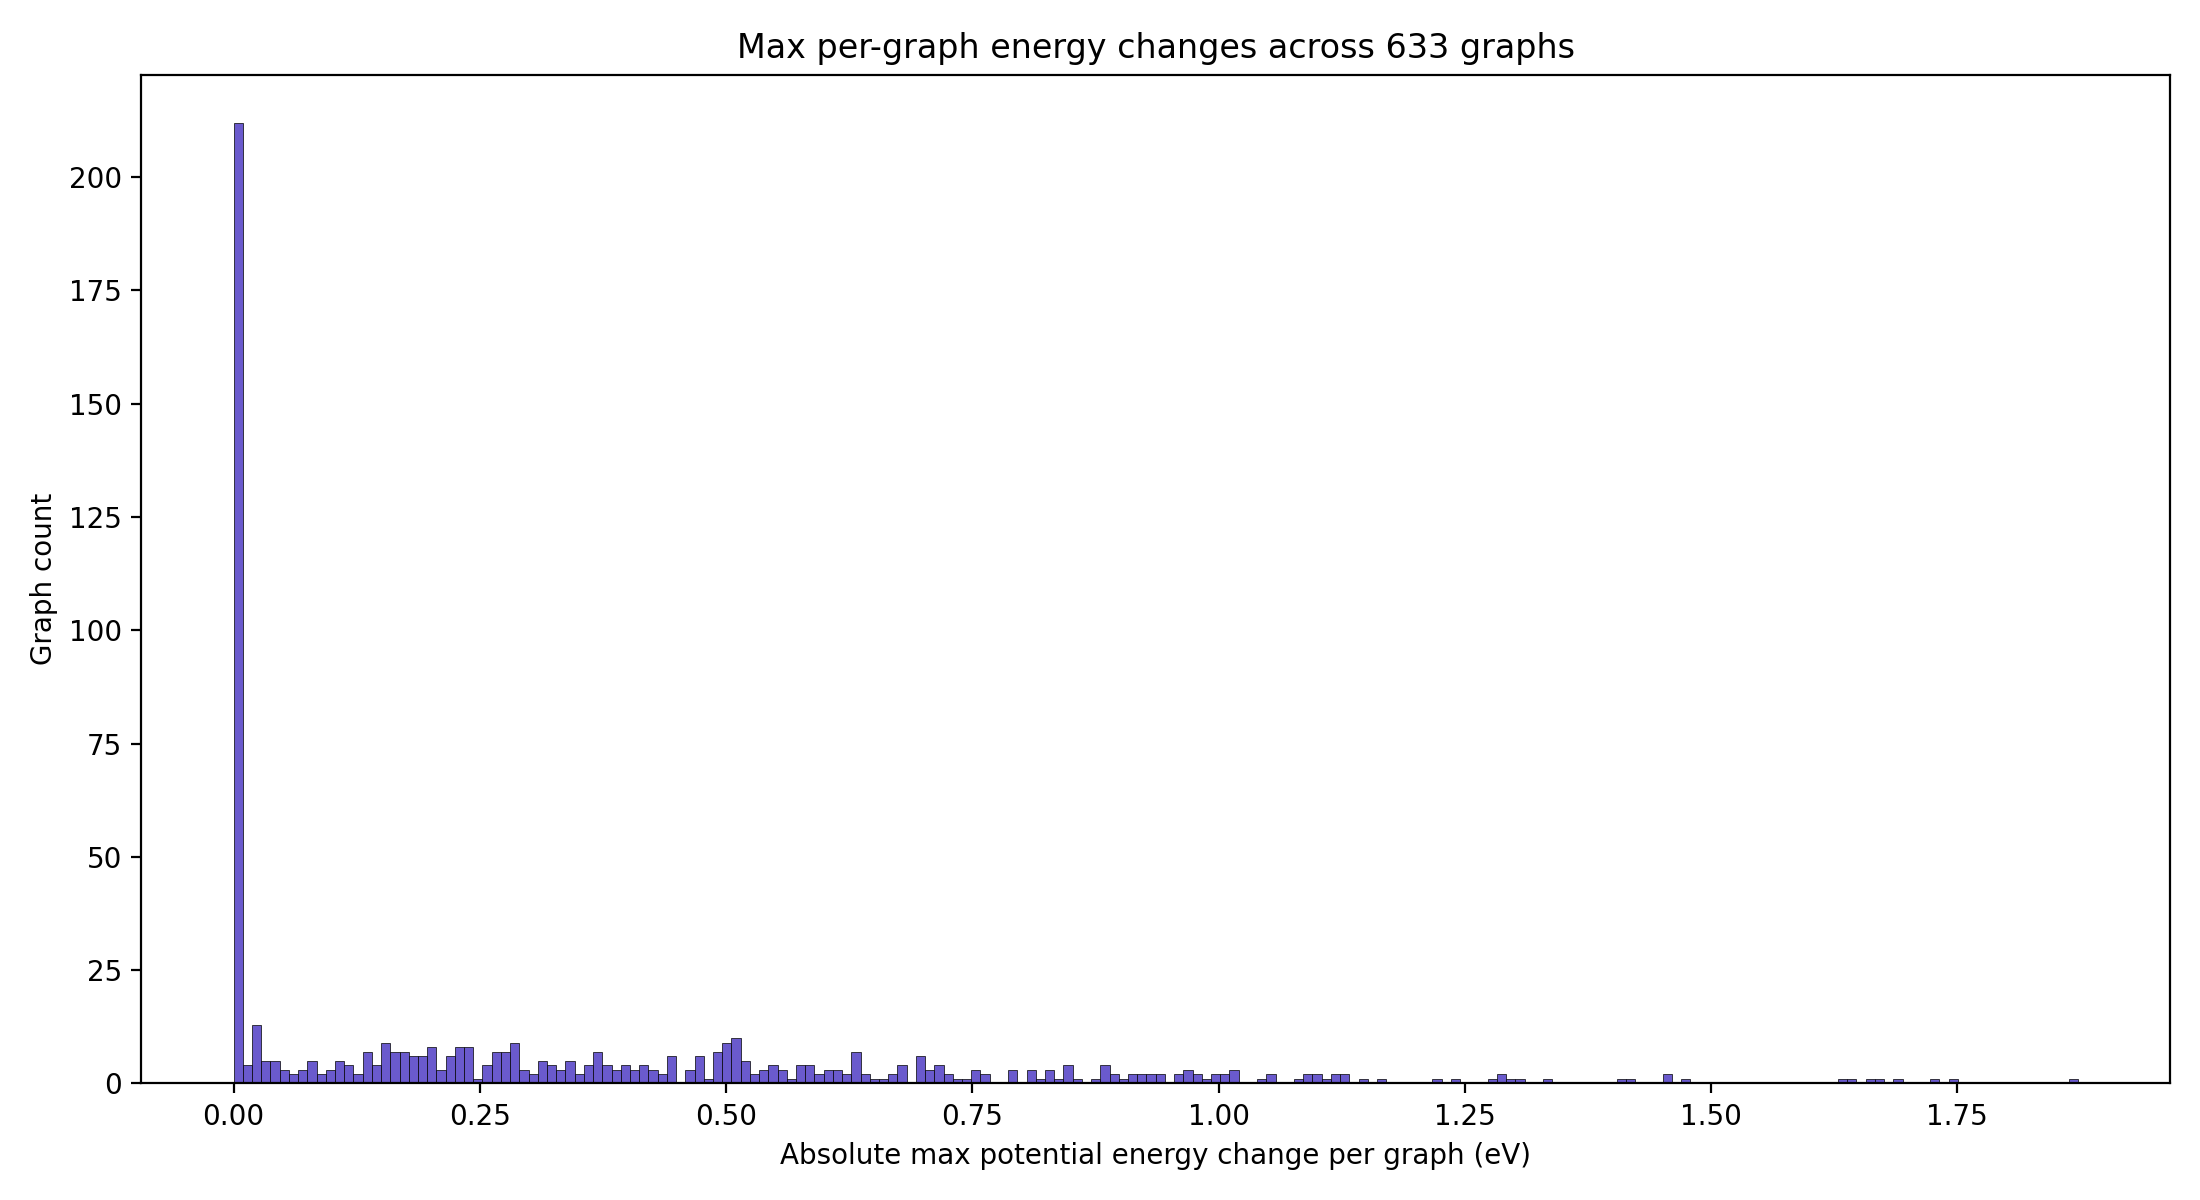

Here is the Python script that generated this plot:
import argparse
import os
import re
from typing import Dict, List, Optional, Tuple

import matplotlib.pyplot as plt
import numpy as np
from ovito.io import import_file

FILENAME_RE = re.compile(
    r"^(relaxed|unrelaxed)_(\d+)-(\d+)-(\d+)-([^.]+)\.(data|dump)$"
)

PE_PROPERTY_CANDIDATES = [
    "c_pe_potential_energy",
    "c_pe_potential_energy[1]",
    "pe_potential_energy",
]


def _parse_defect_filename(filename: str) -> Optional[Dict[str, str]]:
    match = FILENAME_RE.match(filename)
    if not match:
        return None
    return {
        "relax_state": match.group(1),
        "defect_id": int(match.group(2)),
        "from_type": int(match.group(3)),
        "to_type": int(match.group(4)),
        "wyckoff": match.group(5),
        "ext": match.group(6),
    }


def _get_property_array(particles, candidates: List[str]) -> Optional[np.ndarray]:
    for name in candidates:
        if name in particles:
            return np.asarray(particles[name])
    return None


def _get_particle_ids(data) -> np.ndarray:
    if data.particles.identifiers is not None and len(data.particles.identifiers) > 0:
        return np.asarray(data.particles.identifiers)
    if "Particle Identifier" in data.particles:
        return np.asarray(data.particles["Particle Identifier"])
    return np.arange(1, data.particles.count + 1, dtype=int)


def _iter_valid_simulation_folders(simulations_dir: str) -> List[str]:
    folders: List[str] = []
    for folder in sorted(os.listdir(simulations_dir)):
        if folder.endswith("_MIN"):
            continue
        folder_path = os.path.join(simulations_dir, folder)
        if not os.path.isdir(folder_path):
            continue
        file_count = len(
            [
                f
                for f in os.listdir(folder_path)
                if os.path.isfile(os.path.join(folder_path, f))
            ]
        )
        if file_count != 52:
            continue
        folders.append(folder_path)
    return folders


def _max_energy_change_for_pair(
    unrelaxed_dump_path: str,
    relaxed_dump_path: str,
    use_absolute: bool,
) -> Tuple[Optional[float], int]:
    pipeline = import_file(unrelaxed_dump_path)
    data = pipeline.compute()
    particle_ids = _get_particle_ids(data)
    per_atom_pe = _get_property_array(data.particles, PE_PROPERTY_CANDIDATES)
    if per_atom_pe is None:
        raise ValueError(f"Missing per-atom potential energy in {unrelaxed_dump_path}")

    relaxed_pipeline = import_file(relaxed_dump_path)
    relaxed_data = relaxed_pipeline.compute()
    relaxed_ids = _get_particle_ids(relaxed_data)
    relaxed_pe = _get_property_array(relaxed_data.particles, PE_PROPERTY_CANDIDATES)
    if relaxed_pe is None:
        raise ValueError(f"Missing per-atom potential energy in {relaxed_dump_path}")

    relaxed_pe_by_id = {
        int(pid): float(relaxed_pe[idx]) for idx, pid in enumerate(relaxed_ids)
    }

    max_change = None
    missing_relaxed = 0
    for idx, pid in enumerate(particle_ids):
        relaxed_value = relaxed_pe_by_id.get(int(pid))
        if relaxed_value is None:
            missing_relaxed += 1
            continue
        delta = relaxed_value - float(per_atom_pe[idx])
        if use_absolute:
            delta = abs(delta)
        if max_change is None or delta > max_change:
            max_change = float(delta)

    return max_change, missing_relaxed


def collect_max_energy_changes(
    simulations_dir: str,
    use_absolute: bool,
) -> Tuple[np.ndarray, Dict[str, int]]:
    max_changes: List[float] = []
    stats = {
        "folders_considered": 0,
        "pairs_used": 0,
        "pairs_without_hits": 0,
        "missing_relaxed_atoms": 0,
    }

    for folder_path in _iter_valid_simulation_folders(simulations_dir):
        stats["folders_considered"] += 1
        data_files: List[Tuple[str, Dict[str, str]]] = []
        for filename in os.listdir(folder_path):
            if not filename.endswith(".data"):
                continue
            parsed = _parse_defect_filename(filename)
            if parsed is None:
                continue
            data_files.append((filename, parsed))

        if not data_files:
            continue

        for filename, parsed in data_files:
            if parsed["relax_state"] != "unrelaxed":
                continue
            base_name = filename[:-5]
            dump_path = os.path.join(folder_path, f"{base_name}.dump")
            if not os.path.exists(dump_path):
                continue

            base_key = (
                f"{parsed['defect_id']}-{parsed['from_type']}-"
                f"{parsed['to_type']}-{parsed['wyckoff']}"
            )
            relaxed_dump_path = os.path.join(folder_path, f"relaxed_{base_key}.dump")
            if not os.path.exists(relaxed_dump_path):
                continue

            max_change, missing_relaxed = _max_energy_change_for_pair(
                dump_path,
                relaxed_dump_path,
                use_absolute=use_absolute,
            )
            stats["missing_relaxed_atoms"] += missing_relaxed
            stats["pairs_used"] += 1
            if max_change is None:
                stats["pairs_without_hits"] += 1
                continue
            max_changes.append(max_change)

    return np.asarray(max_changes, dtype=float), stats


def plot_histogram(
    max_changes: np.ndarray,
    output_path: str,
    bins: int,
    use_absolute: bool,
    dpi: int,
) -> None:
    if max_changes.size == 0:
        raise ValueError("No max-change values collected; nothing to plot.")

    plt.figure(figsize=(11, 6))
    plt.hist(
        max_changes,
        bins=bins,
        color="slateblue",
        edgecolor="black",
        linewidth=0.25,
    )
    label = "Absolute" if use_absolute else "Signed"
    plt.xlabel(f"{label} max potential energy change per graph (eV)")
    plt.ylabel("Graph count")
    plt.title(f"Max per-graph energy changes across {max_changes.size} graphs")
    plt.tight_layout()
    plt.savefig(output_path, dpi=dpi)
    plt.close()


def main() -> None:
    parser = argparse.ArgumentParser(
        description="Histogram of the maximum per-atom energy change per graph."
    )
    root_dir = os.path.dirname(os.path.abspath(__file__))
    parser.add_argument(
        "--simulations-dir",
        default=os.path.join(root_dir, "SIMULATIONS"),
        help="Path to the SIMULATIONS directory.",
    )
    parser.add_argument(
        "--output",
        default=os.path.join(root_dir, "energy_change_max_histogram.png"),
        help="Output PNG path for the histogram.",
    )
    parser.add_argument(
        "--bins",
        type=int,
        default=200,
        help="Number of histogram bins.",
    )
    parser.add_argument(
        "--signed",
        action="store_true",
        help="Use signed energy changes (default is absolute).",
    )
    parser.add_argument(
        "--dpi",
        type=int,
        default=200,
        help="DPI for the saved PNG.",
    )
    args = parser.parse_args()

    use_absolute = not args.signed
    max_changes, stats = collect_max_energy_changes(
        simulations_dir=args.simulations_dir,
        use_absolute=use_absolute,
    )
    plot_histogram(
        max_changes=max_changes,
        output_path=args.output,
        bins=args.bins,
        use_absolute=use_absolute,
        dpi=args.dpi,
    )

    print(
        "Histogram saved to "
        f"{args.output} using {max_changes.size} graphs out of "
        f"{stats['pairs_used']} pairs."
    )
    if stats["pairs_without_hits"] > 0:
        print(f"Pairs with no atoms: {stats['pairs_without_hits']}")
    if stats["missing_relaxed_atoms"] > 0:
        print(f"Skipped {stats['missing_relaxed_atoms']} atoms missing relaxed PE.")


if __name__ == "__main__":
    main()
